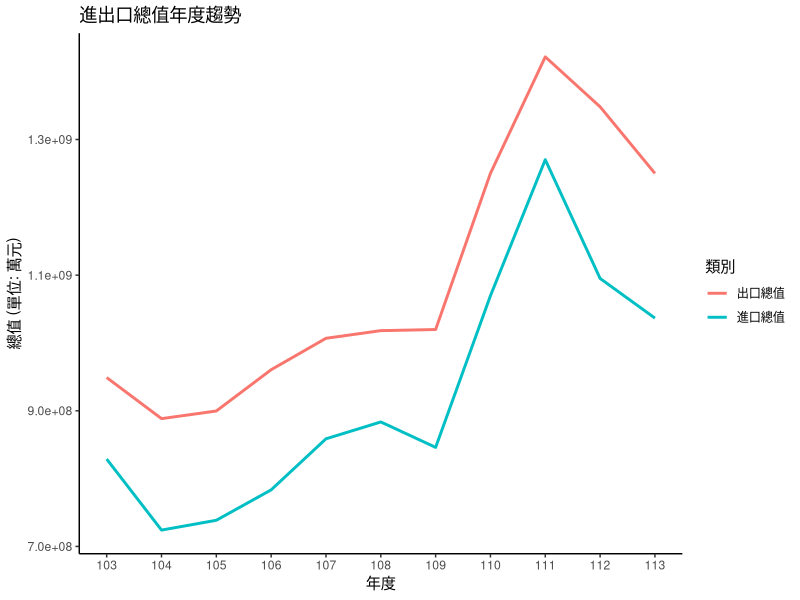

Write the R code that produced this figure. (Note: this script raises an error after producing the figure.)
# 安裝必要套件 
install.packages("tidyverse")
install.packages("openxlsx")
# 載入必要的套件
library(tidyverse)
library(openxlsx)

# 讀取資料，檔案名稱為 input.csv
input_data <- read.csv("input.csv", fileEncoding = "UTF-8")

# 確認列名
print(colnames(input_data))

# 按年度加總進口總值和出口總值，並換算為萬元
data_summarized <- input_data %>%
  mutate(年度 = as.integer(年度)) %>%  # 將年度轉為整數
  group_by(年度) %>%
  summarize(
    年進口總值 = sum(`進口總值.新臺幣千元.`, na.rm = TRUE) / 10,  # 換算為萬元
    年出口總值 = sum(`出口總值.新臺幣千元.`, na.rm = TRUE) / 10   # 換算為萬元
  )

# 確認加總後的結果
print(data_summarized)

# 視覺化：進出口總值的年度趨勢
plot <- ggplot(data_summarized, aes(x = 年度)) +
  geom_line(aes(y = 年進口總值, color = "進口總值"), linewidth = 1) +
  geom_line(aes(y = 年出口總值, color = "出口總值"), linewidth = 1) +
  scale_x_continuous(breaks = seq(min(data_summarized$年度), max(data_summarized$年度), by = 1)) +  # 升降單位為 1
  labs(
    title = "進出口總值年度趨勢",
    x = "年度",
    y = "總值 (單位: 萬元)",
    color = "類別"
  ) +
  theme_classic()

# 創建 Excel 檔案並寫入數據和圖表
wb <- createWorkbook()

# 添加表格工作表
addWorksheet(wb, "年度匯總表")
writeData(wb, "年度匯總表", data_summarized)

# 添加圖表工作表
addWorksheet(wb, "進出口圖表")

# 將 ggplot 圖表保存為臨時文件
temp_file <- tempfile(fileext = ".png")
ggsave(temp_file, plot = plot, width = 8, height = 6)

# 將圖表插入到 Excel 中
insertImage(wb, "進出口圖表", temp_file, startRow = 1, startCol = 1)

# 保存 Excel 文件
saveWorkbook(wb, "進出口總值分析.xlsx", overwrite = TRUE)

cat("資料分析完成，結果已保存為 '進出口總值分析.xlsx'")
